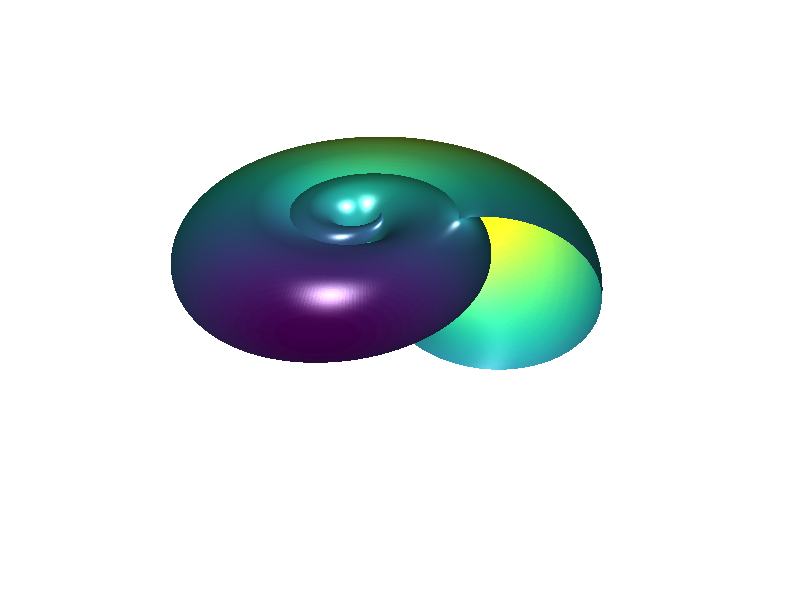

Recreate this plot in MATLAB.
%if you are courious uncomment the middle part
clf
t = linspace(0, 2*pi, 512) ;
[U,V] = meshgrid(t) ;
%a=0.2, 0.5,-0.5
a = 0.5 ; b = .5 ; c = .1 ;
n = 2 ;
x = (a*(1-V/(2*pi)).*(1+cos(U)) + c).* cos(n*V) ;
y = (a*(1-V/(2*pi)).*(1+cos(U)) + c).* sin(n*V) ;
z = b*V/(2*pi) + a*(1-V/(2*pi)) .* sin(U) ;
surf(x,y,z,y)
shading interp
% hold on
% xx=linspace(-1,1.5,20);
% yy=linspace(-1,1.5,20);
% zz=linspace(-0.7,0.7,20);
% [X,Y]=meshgrid(xx,yy);
% h2=surf(X,Y,-0.7*ones(size(X)));
% set(h2,'FaceColor',[0.7,0.7,0.7],'EdgeColor','none')
% [X,Z]=meshgrid(xx,zz);
% h3=surf(X,1.5*ones(size(X)),Z);
% set(h3,'FaceColor',[0.7,0.7,0.7],'EdgeColor','none')
view(7,42) %for a=0.5
%view(-136,28) %for a=-0.5
light('Position',[0,-1,0.5])
light('Position',[0.5,0,0.5],'Style','local')
axis off
